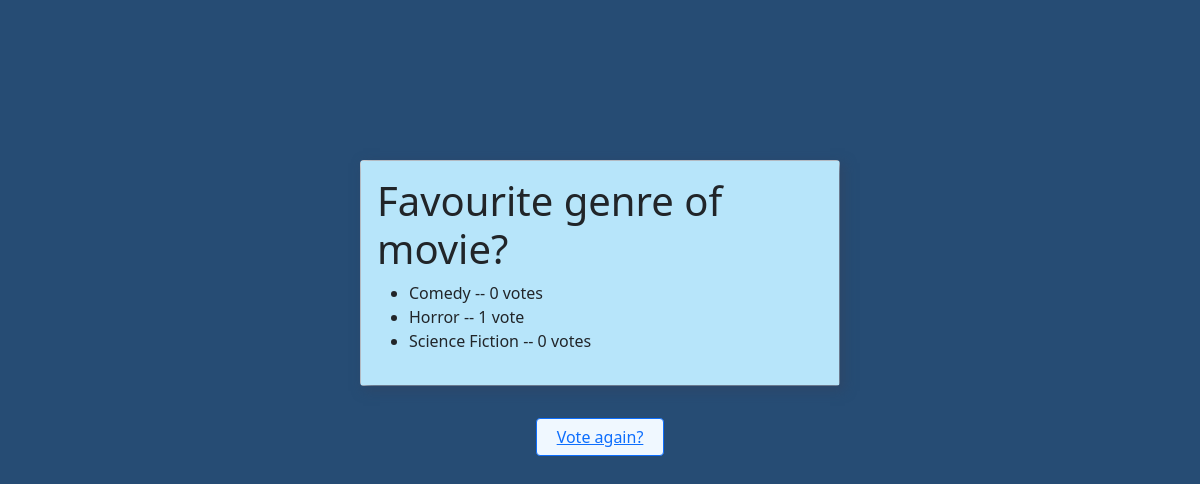
Screenshot of /polls/5/results/ with the database file from the repository.
### polls/models.py (models this page shows, shortened)
class Question(models.Model):
    question_text = models.CharField(max_length=200)
    pub_date = models.DateTimeField('date published')

class Choice(models.Model):
    question = models.ForeignKey(Question, on_delete=models.CASCADE)
    choice_text = models.CharField(max_length=200)
    votes = models.IntegerField(default=0)

### polls/views.py (the view)
# urls.py: path('<int:pk>/results/', views.ResultsView.as_view(), name='results'),
class ResultsView(generic.DetailView):
    model = Question
    template_name = 'polls/results.html'

### polls/templates/polls/results.html (shortened to what this page needs)
<head>
    <link href="https://cdn.jsdelivr.net/npm/bootstrap@5.0.2/dist/css/bootstrap.min.css" rel="stylesheet">
</head>
<body>
    <div class="card" style="width: 30rem; display: block;
    margin-left: auto;
    margin-right: auto; margin-top: 10rem; margin-bottom: 2rem;">
        <div class="card-body" style="background-color: rgb(183, 229, 250); box-shadow: 4px 4px 10px 2px rgba(46, 70, 103, 0.77);">
<h1>{{ question.question_text }}</h1>
<ul>
{% for choice in question.choice_set.all %}
    <li>{{ choice.choice_text }} -- {{ choice.votes }} vote{{ choice.votes|pluralize }}</li>
{% endfor %}
</ul>
</div>
</div>
<div class="btn btn-outline-primary" style="background-color: aliceblue; display: block;
margin-left: auto;
margin-right: auto; width: 8rem;" >
<a href="{% url 'polls:detail' question.id %}">Vote again?</a>
</div>
</body>

### polls/templates/polls/results.html (style rules this page uses)
body { background-color:rgb(38, 76, 116); }

### rows the page displays
Question: question_text "Favourite genre of movie?"
Choice: choice_text "Comedy", votes "0"
Choice: choice_text "Horror", votes "1"
Choice: choice_text "Science Fiction", votes "0"
